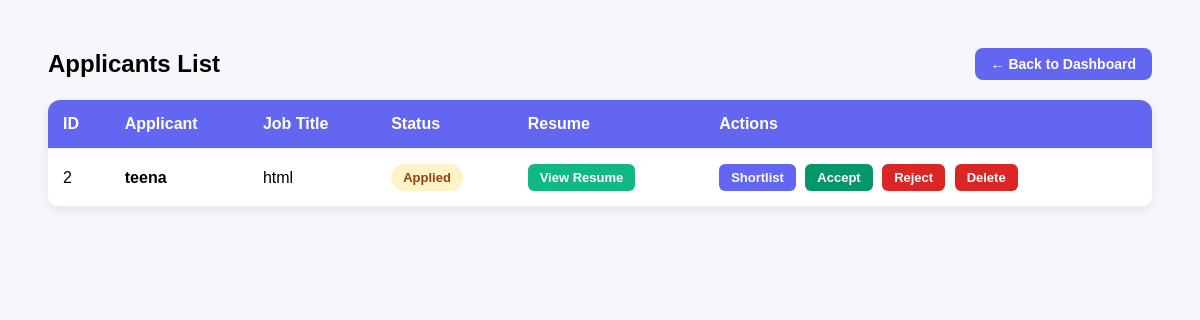
The app's page /company/applications (signed in) with its own data.
### tables this page shows
CREATE TABLE applications (
  id INTEGER PRIMARY KEY AUTOINCREMENT,
  user_id INTEGER,
  job_id INTEGER,
  status TEXT
, resume_filename TEXT, full_name TEXT, email TEXT, phone TEXT, education TEXT, cover_letter TEXT);

CREATE TABLE jobs (
  id INTEGER PRIMARY KEY AUTOINCREMENT,
  role TEXT,
  description TEXT,
  company TEXT
, company_id INTEGER, company_name TEXT, vacancy INTEGER, type TEXT, salary TEXT, experience TEXT, created_at TEXT);

### routes/company_routes.py (the view)
@company_bp.route("/applications")
def view_applications():
    if session.get("role") != "company":
        return redirect("/login")
    company_id = session["user_id"]   # Logged in company
    conn = sqlite3.connect(DATABASE)
    conn.row_factory = sqlite3.Row
    cur = conn.cursor()
    cur.execute("""
        SELECT
            applications.id,
            applications.full_name,
            jobs.role,
            applications.status,
            applications.resume_filename
        FROM applications
        INNER JOIN jobs
            ON applications.job_id = jobs.id
        WHERE jobs.company_id = ?
        ORDER BY applications.id DESC
    """, (company_id,))
    data = cur.fetchall()
    conn.close()
    return render_template("company/applicants_list.html", data=data)

### app.py (called while the page is built)
@app.context_processor
def inject_pending_count():
    pending_count = 0
    try:
        with sqlite3.connect(DATABASE, timeout=10) as conn:
            cur = conn.cursor()
            cur.execute("SELECT COUNT(*) FROM users WHERE approved = 0")
            pending_count = cur.fetchone()[0]
    except Exception:
        pending_count = 0
    return dict(pending_count=pending_count)

### templates/company/applicants_list.html (shortened to what this page needs)
<!DOCTYPE html>
<html lang="en">
<head>
</head>
<body>
<div class="header">
  <h2>Applicants List</h2>
  <a href="/company/dashboard" class="back-btn">← Back to Dashboard</a>
</div>
<table>
  <thead>
    <tr>
      <th>ID</th>
      <th>Applicant</th>
      <th>Job Title</th>
      <th>Status</th>
      <th>Resume</th>
      <th>Actions</th>
    </tr>
  </thead>
  <tbody>
    {% for a in data %}
    <tr>
      <td>{{ a[0] }}</td>
      <td><strong>{{ a[1] }}</strong></td>
      <td>{{ a[2] }}</td>
      <td>
        <span class="status-badge
          {% if a[3] == 'Shortlisted' %}status-shortlisted
          {% elif a[3] == 'Rejected' %}status-rejected
          {% elif a[3] == 'Accepted' %}status-accepted
          {% else %}status-pending{% endif %}">
          {{ a[3] }}
        </span>
      </td>
  <td>
  {% if a[4] %}
    <a href="/company/view-resume/{{ a[4] }}" target="_blank" class="btn view-btn">
      View Resume
    </a>
  {% else %}
    No Resume
  {% endif %}
</td>
      <td>
        <a href="/company/update-status/{{ a[0] }}/Shortlisted" class="btn shortlist-btn">
          Shortlist
        </a>
        <a href="/company/update-status/{{ a[0] }}/Accepted" class="btn accept-btn">
          Accept
        </a>
        <a href="/company/update-status/{{ a[0] }}/Rejected" class="btn reject-btn">
          Reject
        </a>
        <a href="/company/delete-application/{{ a[0] }}"
           onclick="return confirm('Are you sure you want to delete this application?');"
           class="btn reject-btn">
           Delete
        </a>
      </td>
    </tr>
    {% endfor %}
  </tbody>
</table>
</body>
</html>

### templates/company/applicants_list.html (style rules this page uses)
body { font-family: Arial, sans-serif; background: #f5f7fb; padding: 40px; }
.header { display:flex; justify-content:space-between; align-items:center; margin-bottom:20px; }
h2 { margin:0; }
.back-btn { background:#6366f1; color:white; padding:8px 16px; border-radius:8px; text-decoration:none; font-weight:600; font-size:14px; transition:0.3s; }
table { width: 100%; border-collapse: collapse; background: white; box-shadow: 0 4px 12px rgba(0,0,0,0.08); border-radius: 12px; overflow: hidden; }
th, td { padding: 15px; text-align: left; border-bottom: 1px solid #eee; }
th { background: #6366f1; color: white; }
.status-badge { padding: 6px 12px; border-radius: 20px; font-size: 13px; font-weight: 600; display: inline-block; }
.status-pending { background: #fef3c7; color: #92400e; }
.btn { padding: 6px 12px; border-radius: 6px; text-decoration: none; font-size: 13px; font-weight: 600; color: white; margin-right: 5px; display: inline-block; }
.view-btn { background: #10b981; }
.shortlist-btn { background: #6366f1; }
.accept-btn { background: #059669; }
.reject-btn { background: #dc2626; }

### records on screen
applications: id "2", full_name "teena", role "html", status "Applied"
